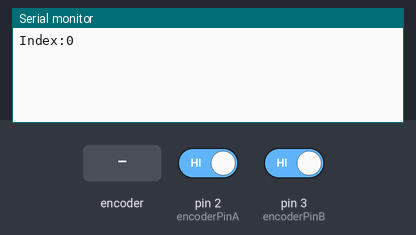
A sketch run on a simulated Arduino Uno, built with avr-gcc and run on an emulated ATmega328P. On the bench: the last lines printed to the serial monitor. The inputs (shaded band) are chosen by the test bench; at power-on: pin 2 (encoderPinA) HIGH, pin 3 (encoderPinB) HIGH.

Above: at 1.2 s.
1.3 s: rotary encoder on pin 2 (encoderPinA) / pin 3 (encoderPinB) turned 1 step (first pin leading)
At 2.1 s:
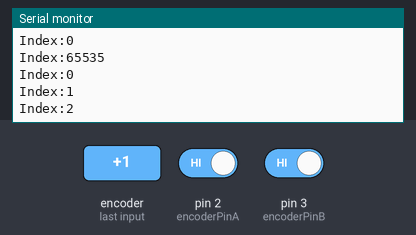
3.0 s: rotary encoder on pin 2 (encoderPinA) / pin 3 (encoderPinB) turned 1 step (first pin leading)
At 3.4 s:
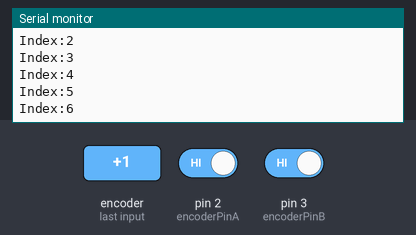
Timing chart, 0 to 6.0 s (numbered marks = the images above; inputs shaded):
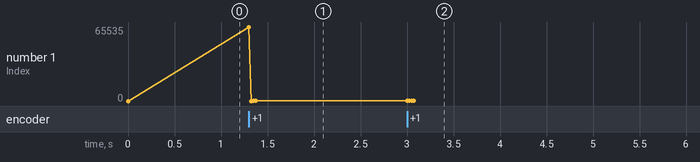

Measured:
- after the input at 1.3 s, the serial monitor: prints a new line at once (image 1)
- after the input at 3.0 s, the serial monitor: prints a new line at once (image 2)
- plotted number 1: 0 → 2 after the input at 1.3 s, 2 → 6 after the input at 3.0 s

The sketch:

rotary-encoder-interrupt.ino
```cpp
enum PinAssignments {
    encoderPinA = 2, // White
    encoderPinB = 3, // Green
};

volatile unsigned int encoderPos = 0;
unsigned int lastReportedPos = 1;

boolean A_set = false;
boolean B_set = false;

void setup() {
    pinMode(encoderPinA, INPUT);
    pinMode(encoderPinB, INPUT);
    digitalWrite(encoderPinA, HIGH);  // turn on pull-up resistor
    digitalWrite(encoderPinB, HIGH);  // turn on pull-up resistor

    // encoder pin on interrupt 0 (pin 2)
    attachInterrupt(0, doEncoderA, CHANGE);
    // encoder pin on interrupt 1 (pin 3)
    attachInterrupt(1, doEncoderB, CHANGE);

    Serial.begin(9600);
}


void loop() {
    if (lastReportedPos != encoderPos) {
        Serial.print("Index:");
        Serial.print(encoderPos, DEC);
        Serial.println();
        lastReportedPos = encoderPos;
    }
}

// Interrupt on A changing state
void doEncoderA() {
    // Test transition
    A_set = digitalRead(encoderPinA) == HIGH;
    // and adjust counter + if A leads B
    encoderPos += (A_set != B_set) ? +1 : -1;
}

// Interrupt on B changing state
void doEncoderB() {
    // Test transition
    B_set = digitalRead(encoderPinB) == HIGH;
    // and adjust counter + if B follows A
    encoderPos += (A_set == B_set) ? +1 : -1;
}
```
